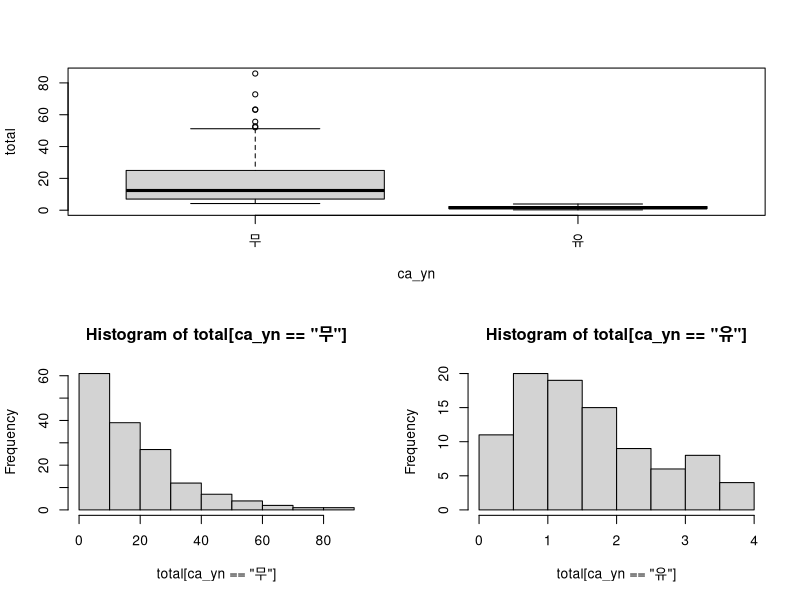
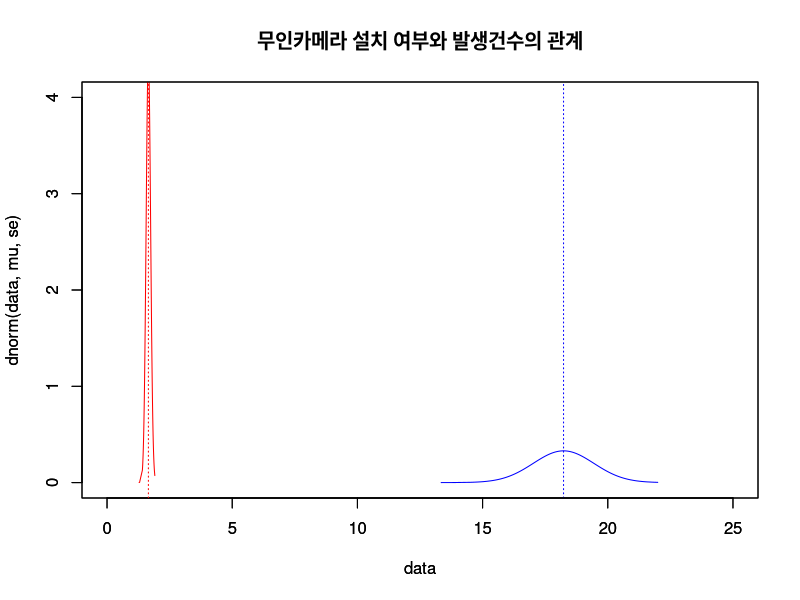

Recreate these plots in R, in order.
#### 독립표본 t-test#

#01. 데이터 불러오기
ca <- read.csv("./data.csv",
               header = TRUE,
               na.strings = ".")
str(ca)

ca$ca_yn <- factor(ca$ca_yn,
                     levels = c(0,1),
                     labels = c("무","유"))
str(ca)

attach(ca) #객체연결 (attach ->detach)

#02. 기본통계치 확인 : summary or describe(psych 패키지 이용)
#tapply(total, ca_yn,summary)

library(psych)
describeBy(total, ca_yn, mat = T)

#03. 그래프 그리기(박스그래프, 히스토그램)
opar <- par(no.readonly = TRUE)
  layout(matrix(c(1,1,2,3),2,2, byrow = TRUE)) #화면분할
  boxplot(total ~ ca_yn)
  hist(total[ca_yn == "무"])
  hist(total[ca_yn == "유"])
par(opar)

#04. 통계분석
# 등분산 검정
var.test(total ~ ca_yn, data = ca) #0%가 동질하다 ie) 이분산임.

t.test(total ~ ca_yn,
       data = ca,
       alternative = c("two.sided"),
       var.equal = FALSE,
       conf.level = 0.95)
detach(ca)

#05. 통계결과 그래프
mu=18.233766
se=1.21
data <- rnorm(1000, mu,se) #
data <- sort(data)
plot(data, dnorm(data,mu,se), 
     col = "blue", 
     type = 'l',
     main = "무인카메라 설치 여부와 발생건수의 관계",
     xlim = c(0,25),   #
     ylim = c(0,4))   #
abline(v=mu, col = "blue",lty = 3)

par(new=T) 

#
mu=1.651087
se=0.09

data <- rnorm(1000, mu,se) #
data <- sort(data)
plot(data, dnorm(data,mu,se), 
     col = 'red', 
     type = 'l',
     xlim = c(0,25),   #
     ylim = c(0,4))   #
abline(v=mu, col = "red",lty = 3)

